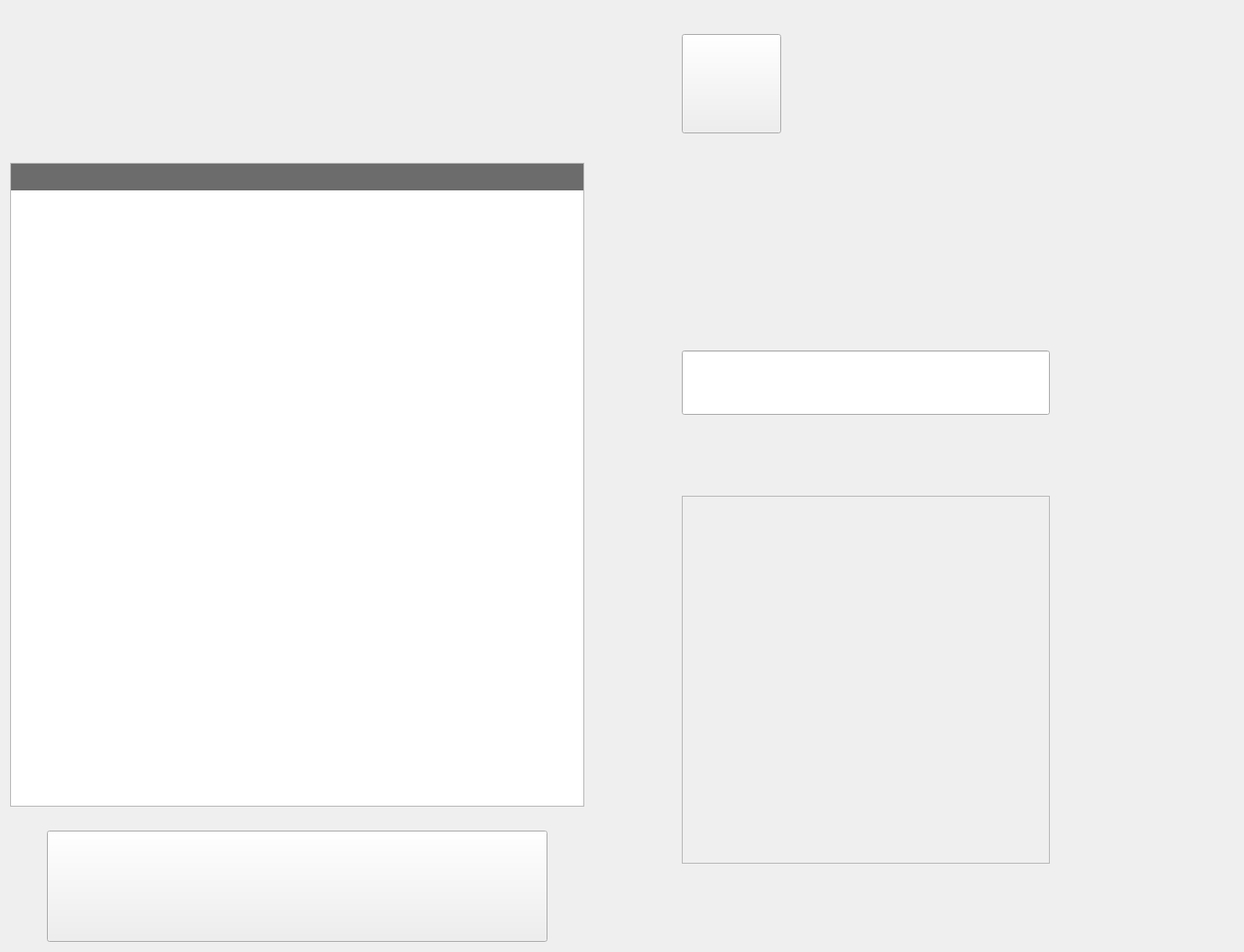
    <widget class="QWidget" name="page_take_customer">
     <property name="styleSheet">
      <string notr="true">QWidget#page_take_customer{background-image: url(:/pics/customerTakePage_background.png);}</string>
     </property>
     <layout class="QGridLayout" name="gridLayout">
      <item row="0" column="0">
       <spacer name="verticalSpacer_5">
        <property name="orientation">
         <enum>Qt::Vertical</enum>
        </property>
        <property name="sizeType">
         <enum>QSizePolicy::Fixed</enum>
        </property>
        <property name="sizeHint" stdset="0">
         <size>
          <width>20</width>
          <height>160</height>
         </size>
        </property>
       </spacer>
      </item>
      <item row="0" column="2">
       <widget class="QPushButton" name="btn_take_customer_back">
        <property name="sizePolicy">
         <sizepolicy hsizetype="Fixed" vsizetype="Fixed">
          <horstretch>0</horstretch>
          <verstretch>0</verstretch>
         </sizepolicy>
        </property>
        <property name="minimumSize">
         <size>
          <width>108</width>
          <height>108</height>
         </size>
        </property>
        <property name="maximumSize">
         <size>
          <width>100</width>
          <height>16777215</height>
         </size>
        </property>
        <property name="styleSheet">
         <string notr="true">/*font: 24pt &quot;Agency FB&quot;;*/
border-image: url(:/pics/btn_backHome.png);</string>
        </property>
        <property name="text">
         <string/>
        </property>
       </widget>
      </item>
      <item row="1" column="0">
       <layout class="QVBoxLayout" name="verticalLayout_5">
        <item>
         <widget class="QTableWidget" name="tablewidget_take_customer">
          <property name="sizePolicy">
           <sizepolicy hsizetype="Expanding" vsizetype="Minimum">
            <horstretch>0</horstretch>
            <verstretch>0</verstretch>
           </sizepolicy>
          </property>
          <property name="minimumSize">
           <size>
            <width>600</width>
            <height>700</height>
           </size>
          </property>
          <property name="maximumSize">
           <size>
            <width>1400</width>
            <height>16777215</height>
           </size>
          </property>
          <property name="styleSheet">
           <string notr="true">/*font: 22pt &quot;Adobe Arabic&quot;;*/
QHeaderView{
  	background-color: rgb(108, 108, 108);
	color: rgb(0, 170, 255);
	font: bold 36pt &quot;Microsoft JhengHei&quot;;;
     border: 0px solid rgb(144, 144, 144);
     border:0px solid rgb(191,191,191);
     border-left-color: rgba(255, 255, 255, 0);
     border-top-color: rgba(255, 255, 255, 0);
     border-radius:0px;
     min-height:29px;
}
QTableView{
	font: 22pt &quot;Microsoft JhengHei&quot;;
}
</string>
          </property>
         </widget>
        </item>
        <item>
         <spacer name="horizontalSpacer_16">
          <property name="orientation">
           <enum>Qt::Horizontal</enum>
          </property>
          <property name="sizeHint" stdset="0">
           <size>
            <width>40</width>
            <height>20</height>
           </size>
          </property>
         </spacer>
        </item>
        <item>
         <layout class="QHBoxLayout" name="horizontalLayout_8">
          <item>
           <spacer name="horizontalSpacer_13">
            <property name="orientation">
             <enum>Qt::Horizontal</enum>
            </property>
            <property name="sizeHint" stdset="0">
             <size>
              <width>40</width>
              <height>20</height>
             </size>
            </property>
           </spacer>
          </item>
          <item>
           <widget class="QPushButton" name="btn_take_customer_take">
            <property name="sizePolicy">
             <sizepolicy hsizetype="Preferred" vsizetype="Fixed">
              <horstretch>0</horstretch>
              <verstretch>0</verstretch>
             </sizepolicy>
            </property>
            <property name="minimumSize">
             <size>
              <width>544</width>
              <height>121</height>
             </size>
            </property>
            <property name="styleSheet">
             <string notr="true">/*font: 28pt &quot;Agency FB&quot;;
color: rgb(255, 255, 255);
background-color: rgb(0, 170, 0);*/
/*border-image: url(:/pics/pick-1.png);*/
border-image: url(:/pics/customerTakePage_take.png);</string>
            </property>
            <property name="text">
             <string/>
            </property>
           </widget>
          </item>
          <item>
           <spacer name="horizontalSpacer_14">
            <property name="orientation">
             <enum>Qt::Horizontal</enum>
            </property>
            <property name="sizeHint" stdset="0">
             <size>
              <width>40</width>
              <height>20</height>
             </size>
            </property>
           </spacer>
          </item>
         </layout>
        </item>
       </layout>
      </item>
      <item row="1" column="1">
       <spacer name="horizontalSpacer_19">
        <property name="orientation">
         <enum>Qt::Horizontal</enum>
        </property>
        <property name="sizeType">
         <enum>QSizePolicy::Fixed</enum>
        </property>
        <property name="sizeHint" stdset="0">
         <size>
          <width>100</width>
          <height>100</height>
         </size>
        </property>
       </spacer>
      </item>
      <item row="1" column="2">
       <layout class="QVBoxLayout" name="verticalLayout_4">
        <item>
         <widget class="QSplitter" name="splitter">
          <property name="sizePolicy">
           <sizepolicy hsizetype="Preferred" vsizetype="Preferred">
            <horstretch>0</horstretch>
            <verstretch>0</verstretch>
           </sizepolicy>
          </property>
          <property name="orientation">
           <enum>Qt::Horizontal</enum>
          </property>
          <widget class="QLabel" name="label_take_phone">
           <property name="sizePolicy">
            <sizepolicy hsizetype="Fixed" vsizetype="Fixed">
             <horstretch>0</horstretch>
             <verstretch>0</verstretch>
            </sizepolicy>
           </property>
           <property name="minimumSize">
            <size>
             <width>200</width>
             <height>34</height>
            </size>
           </property>
           <property name="maximumSize">
            <size>
             <width>200</width>
             <height>34</height>
            </size>
           </property>
           <property name="styleSheet">
            <string notr="true">/*font: 28pt &quot;Agency FB&quot;;*/
border-image: url(:/pics/customerTake_phone.png);</string>
           </property>
           <property name="text">
            <string/>
           </property>
           <property name="alignment">
            <set>Qt::AlignCenter</set>
           </property>
          </widget>
         </widget>
        </item>
        <item>
         <widget class="MyLineEdit" name="lineEdit_take_phonenumber">
          <property name="sizePolicy">
           <sizepolicy hsizetype="Fixed" vsizetype="Fixed">
            <horstretch>0</horstretch>
            <verstretch>0</verstretch>
           </sizepolicy>
          </property>
          <property name="minimumSize">
           <size>
            <width>0</width>
            <height>70</height>
           </size>
          </property>
          <property name="maximumSize">
           <size>
            <width>400</width>
            <height>16777215</height>
           </size>
          </property>
          <property name="styleSheet">
           <string notr="true">font: 28pt &quot;Agency FB&quot;;</string>
          </property>
          <property name="text">
           <string/>
          </property>
          <property name="alignment">
           <set>Qt::AlignCenter</set>
          </property>
         </widget>
        </item>
        <item>
         <widget class="QFrame" name="frame_take_customer_numberboard">
          <property name="sizePolicy">
           <sizepolicy hsizetype="Fixed" vsizetype="Fixed">
            <horstretch>0</horstretch>
            <verstretch>0</verstretch>
           </sizepolicy>
          </property>
          <property name="minimumSize">
           <size>
            <width>400</width>
            <height>400</height>
           </size>
          </property>
          <property name="maximumSize">
           <size>
            <width>400</width>
            <height>400</height>
           </size>
          </property>
          <property name="frameShape">
           <enum>QFrame::StyledPanel</enum>
          </property>
          <property name="frameShadow">
           <enum>QFrame::Raised</enum>
          </property>
         </widget>
        </item>
       </layout>
      </item>
      <item row="1" column="3">
       <spacer name="horizontalSpacer_22">
        <property name="orientation">
         <enum>Qt::Horizontal</enum>
        </property>
        <property name="sizeType">
         <enum>QSizePolicy::Fixed</enum>
        </property>
        <property name="sizeHint" stdset="0">
         <size>
          <width>200</width>
          <height>20</height>
         </size>
        </property>
       </spacer>
      </item>
     </layout>
    </widget>
